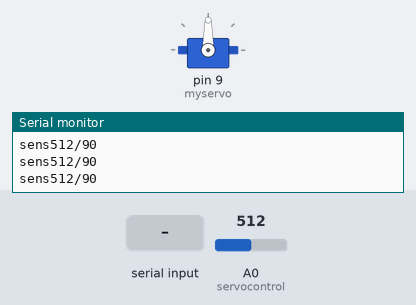
The sketch below on a simulated Arduino Uno, built with avr-gcc and run on an emulated ATmega328P. On the bench: servo, the last lines printed to the serial monitor. Inputs (shaded band) come from the test bench; at power-on: A0 (servocontrol) = 512.

Above: at 1.2 s.
1.3 s: "hand" received over Serial
At 3.6 s:
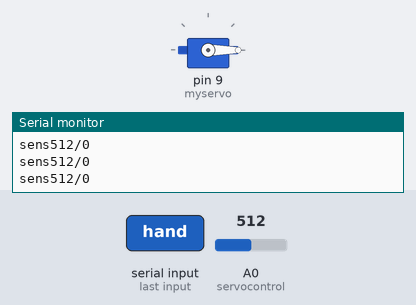
4.3 s: "status" received over Serial
At 5.2 s:
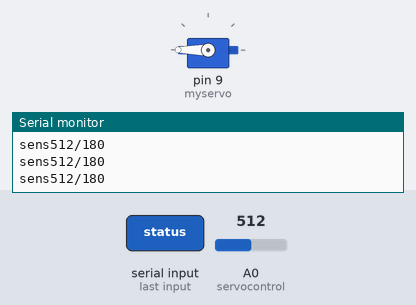
5.9 s: "hand" received over Serial
At 6.46 s:
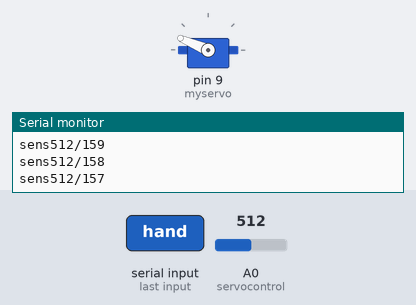
8.9 s: A0 (servocontrol) set to 0
At 9.24 s:
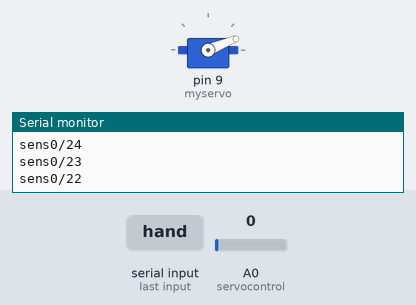
11.2 s: A0 (servocontrol) set to 122
At 12.4 s:
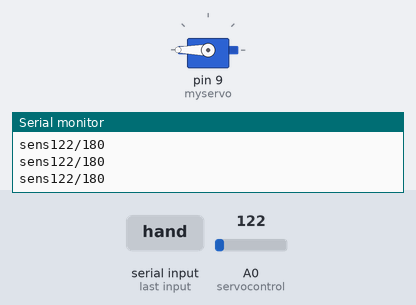
Timing chart, 0 to 13.7 s (numbered marks = the images above; inputs shaded):
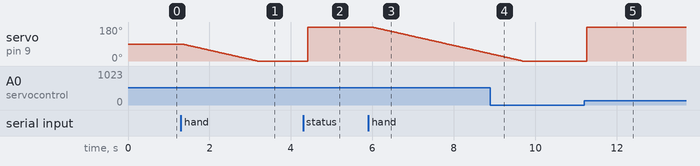

The sketch:

__-__.ino
```cpp
#include<Servo.h> //导入舵机库
Servo myservo; //建立舵机对象
String comdata = ""; //定义字符串存储串口
String senddata = ""; //定义向串口发送的数据
String D0,D1;
int angle; //定义舵机转角
int datamin,datamax; //定义标定的最小值和最大值
boolean status=false;
void setup(){
  myservo.attach(9); //舵机连接引脚9
  Serial.begin(115200); //设置串口波特率9600
  pinMode(A0,INPUT);
  angle=0; //初始化角度,标定值
  datamin=0;
  datamax=0;
}
void loop(){
  while (Serial.available() > 0)       //读取串口数据
    {
        comdata += char(Serial.read());
        delay(2);
    }
    if (comdata.indexOf("auto") != -1){
        if (comdata.indexOf("n") != -1 && comdata.indexOf("x") !=-1){
          D0 = comdata.substring(comdata.indexOf("n")+1,comdata.indexOf("x"));
        }
        if (comdata.indexOf("x") != -1){
          D1 = comdata.substring(comdata.indexOf("x")+1,comdata.length());
        }
        datamin=D0.toInt();
        datamax=D1.toInt();
        comdata="";
    }
    else if(comdata.indexOf("stop") != -1){
        status = false;
        comdata="";
    }
    else if(comdata.indexOf("status") != -1){
        status = true;
        comdata="";
    }
    else if(comdata.indexOf("hand") != -1){
        String Angle = comdata.substring(comdata.indexOf("d")+1,comdata.length());
        servocontrol(Angle.toInt(),20);
        comdata="";
    }
    if(status){
      if(analogRead(A0)<datamin){
        angle=0;
      }
      else if(analogRead(A0)>datamax){
        angle=180;
      }
      else{
        angle = int(180*(analogRead(A0)-datamin)/(datamax-datamin));
      }
      myservo.write(angle);
      comdata="";
      senddata = senddata +"sens"+ analogRead(A0) + "/" +myservo.read();
      Serial.println(senddata);
      senddata = "";
      delay(10);
    }
  senddata = senddata +"sens"+ analogRead(A0) + "/" +myservo.read();
  Serial.println(senddata);
  senddata = "";
  delay(100);
}
void servocontrol(int toPos,int servoDelay){
        int fromPos = myservo.read();  // 获取当前电机角度值用于“电机运动起始角度值”
        if (fromPos <= toPos){  //如果“起始角度值”小于“目标角度值”
          for (int i=fromPos; i<=toPos; i++){
            myservo.write(i);
            senddata = senddata+"sens" + analogRead(A0) + "/" +myservo.read();
            Serial.println(senddata);
            senddata = "";
            delay (servoDelay);
          }
        }
        else { //否则“起始角度值”大于“目标角度值”
            for (int i=fromPos; i>=toPos; i--){
              myservo.write(i);
              senddata = senddata +"sens"+ analogRead(A0) + "/" +myservo.read();
              Serial.println(senddata);
              senddata = "";
              delay (servoDelay);
            }
           }
}
```

Measured:
- after the input at 1.3 s, servo on pin 9 (myservo): moves from 90° to 0° over 1.8 s, starting at once
- after the input at 4.3 s, servo on pin 9 (myservo): 0° → 180° after 0.11 s
- after the input at 5.9 s, servo on pin 9 (myservo): moves from 180° to 39° over 2.9 s, starting after 0.10 s
- after the input at 8.9 s, servo on pin 9 (myservo): goes on until 9.7 s, then stays 0°
- after the input at 11.2 s, servo on pin 9 (myservo): 0° → 180° after 0.06 s
